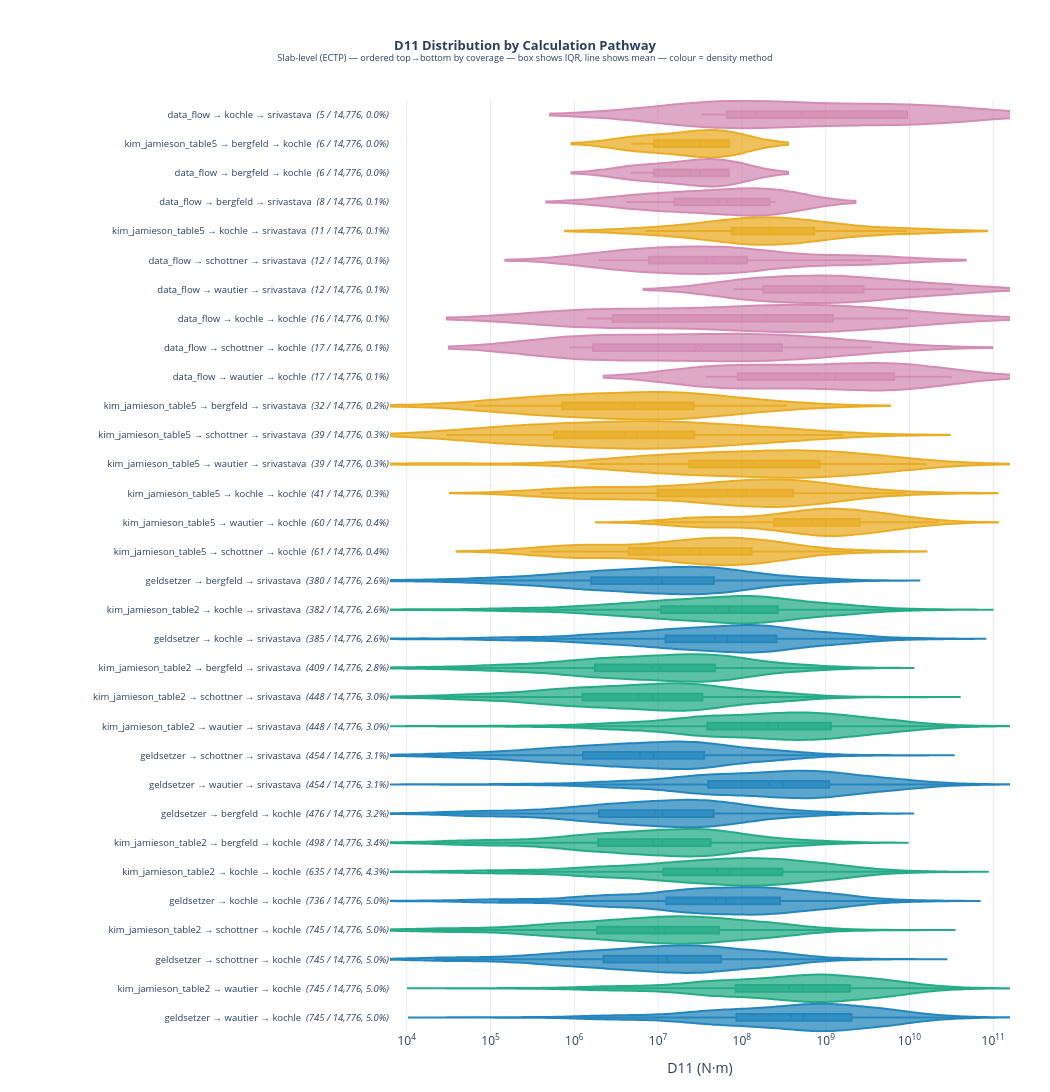

The code cell stored with this chart in its notebook:
### Markdown cell above
## 5. D11 Distribution by Pathway

Horizontal violin plots comparing the D11 distributions across all 32 calculation pathways.
Pathways are ordered top-to-bottom by slab coverage (highest first). The x-axis shows D11 on a log₁₀ scale
so that distributions spanning several orders of magnitude remain visually comparable.

### Code cell
import math
import plotly.graph_objects as go

# Color by density method (first component of the pathway)
# DENSITY_COLORS imported from notebook_utils (Wong 2011 palette)

# Log10-transform all values to make KDE shapes meaningful across orders of magnitude
all_log_vals = np.concatenate([
    np.log10(np.array(v)[np.array(v) > 0])
    for v in pathway_nominal.values() if v
])
x_min = math.floor(np.percentile(all_log_vals, 0.5))
x_max = math.ceil(np.percentile(all_log_vals, 99.5))

# Build log10 tick labels (e.g. 10⁻², 10⁻¹, …, 10⁵)
tick_vals  = list(range(x_min, x_max + 1))
tick_texts = [f"10<sup>{v}</sup>" for v in tick_vals]

fig = go.Figure()

# sorted_pathways is descending by coverage; add in reverse so the highest-coverage
# pathway ends up at the top of the (reversed) y-axis
for pathway, n_ok in reversed(sorted_pathways):
    vals = np.array(pathway_nominal.get(pathway, []))
    vals = vals[vals > 0]
    if len(vals) == 0:
        continue

    log_vals    = np.log10(vals)
    density_m   = pathway.split(' → ')[0]
    hex_color   = {k: v for k, v in DENSITY_COLORS.items()}.get(density_m, '#888888')
    color       = rgba(hex_color, 0.75)
    line_color  = rgba(hex_color, 1.0)
    pct         = n_ok / total_slabs

    fig.add_trace(go.Violin(
        x=log_vals,
        y=[f"{pathway}  <i>({n_ok:,} / {total_slabs:,}, {pct:.1%})</i>"] * len(log_vals),
        orientation='h',
        name=pathway,
        box_visible=True,
        meanline_visible=True,
        points=False,
        fillcolor=color,
        line_color=line_color,
        opacity=0.85,
        showlegend=False,
    ))

fig.update_layout(
    title=dict(
        text=(
            '<b>D11 Distribution by Calculation Pathway</b><br>'
            '<sup>Slab-level (ECTP) — ordered top→bottom by coverage — '
            'box shows IQR, line shows mean — colour = density method</sup>'
        ),
        x=0.5, xanchor='center', font=dict(size=13),
    ),
    xaxis=dict(
        title='D11 (N·m)',
        range=[x_min - 0.2, x_max + 0.2],
        tickvals=tick_vals,
        ticktext=tick_texts,
        gridcolor='rgba(200,200,200,0.4)',
        zeroline=False,
    ),
    yaxis=dict(
        autorange='reversed',
        tickfont=dict(size=9.5),
        ticklabelposition='outside',
    ),
    plot_bgcolor='white',
    violingap=0.06,
    violingroupgap=0,
    width=1050,
    height=1380,
    margin=dict(l=390, r=40, t=100, b=60),
)

fig.show()
